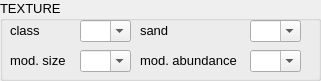
     <widget class="QGroupBox" name="groupBox_6">
      <property name="geometry">
       <rect>
        <x>20</x>
        <y>170</y>
        <width>321</width>
        <height>81</height>
       </rect>
      </property>
      <property name="font">
       <font>
        <pointsize>10</pointsize>
       </font>
      </property>
      <property name="title">
       <string>TEXTURE</string>
      </property>
      <widget class="QLabel" name="label_234">
       <property name="geometry">
        <rect>
         <x>10</x>
         <y>50</y>
         <width>61</width>
         <height>21</height>
        </rect>
       </property>
       <property name="font">
        <font>
         <pointsize>10</pointsize>
        </font>
       </property>
       <property name="text">
        <string>mod. size</string>
       </property>
       <property name="alignment">
        <set>Qt::AlignLeading|Qt::AlignLeft|Qt::AlignVCenter</set>
       </property>
      </widget>
      <widget class="QComboBox" name="Texture_Mod_Size_CB_Hor_1">
       <property name="geometry">
        <rect>
         <x>80</x>
         <y>50</y>
         <width>51</width>
         <height>22</height>
        </rect>
       </property>
       <property name="editable">
        <bool>true</bool>
       </property>
      </widget>
      <widget class="QLabel" name="label_267">
       <property name="geometry">
        <rect>
         <x>10</x>
         <y>20</y>
         <width>47</width>
         <height>21</height>
        </rect>
       </property>
       <property name="font">
        <font>
         <pointsize>10</pointsize>
        </font>
       </property>
       <property name="text">
        <string>class</string>
       </property>
       <property name="alignment">
        <set>Qt::AlignLeading|Qt::AlignLeft|Qt::AlignVCenter</set>
       </property>
      </widget>
      <widget class="QLabel" name="label_233">
       <property name="geometry">
        <rect>
         <x>140</x>
         <y>50</y>
         <width>101</width>
         <height>21</height>
        </rect>
       </property>
       <property name="font">
        <font>
         <pointsize>10</pointsize>
        </font>
       </property>
       <property name="text">
        <string>mod. abundance</string>
       </property>
      </widget>
      <widget class="QComboBox" name="Texture_Class_CB_Hor_1">
       <property name="geometry">
        <rect>
         <x>80</x>
         <y>20</y>
         <width>51</width>
         <height>22</height>
        </rect>
       </property>
       <property name="editable">
        <bool>true</bool>
       </property>
      </widget>
      <widget class="QComboBox" name="Texture_Mod_Abundance_CB_Hor_1">
       <property name="geometry">
        <rect>
         <x>250</x>
         <y>50</y>
         <width>51</width>
         <height>22</height>
        </rect>
       </property>
       <property name="editable">
        <bool>true</bool>
       </property>
      </widget>
      <widget class="QLabel" name="label_248">
       <property name="geometry">
        <rect>
         <x>140</x>
         <y>20</y>
         <width>41</width>
         <height>21</height>
        </rect>
       </property>
       <property name="font">
        <font>
         <pointsize>10</pointsize>
        </font>
       </property>
       <property name="text">
        <string>sand</string>
       </property>
       <property name="alignment">
        <set>Qt::AlignLeading|Qt::AlignLeft|Qt::AlignVCenter</set>
       </property>
      </widget>
      <widget class="QComboBox" name="Texture_Sand_CB_Hor_1">
       <property name="geometry">
        <rect>
         <x>250</x>
         <y>20</y>
         <width>51</width>
         <height>22</height>
        </rect>
       </property>
       <property name="editable">
        <bool>true</bool>
       </property>
      </widget>
     </widget>
